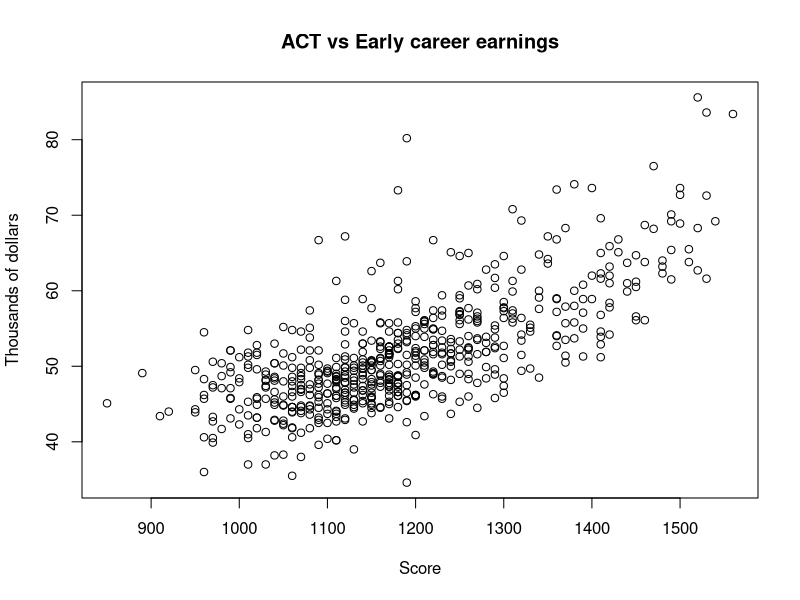
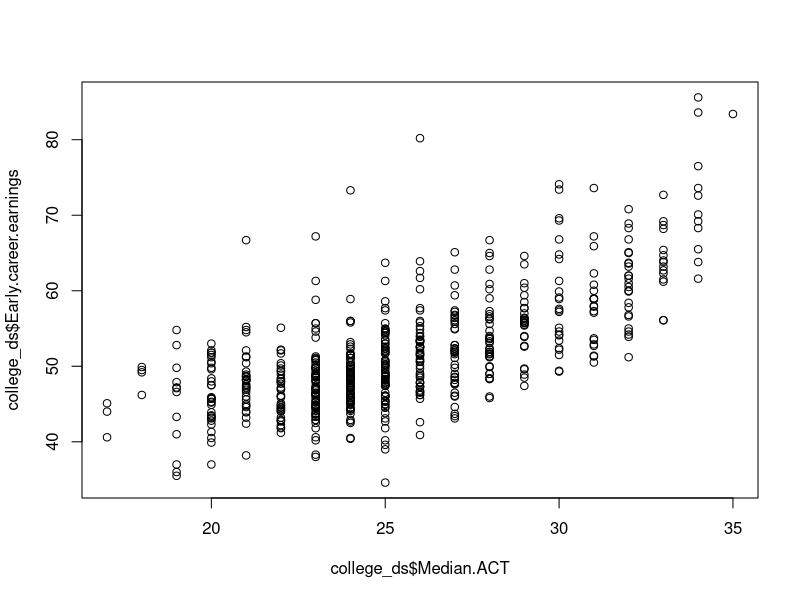
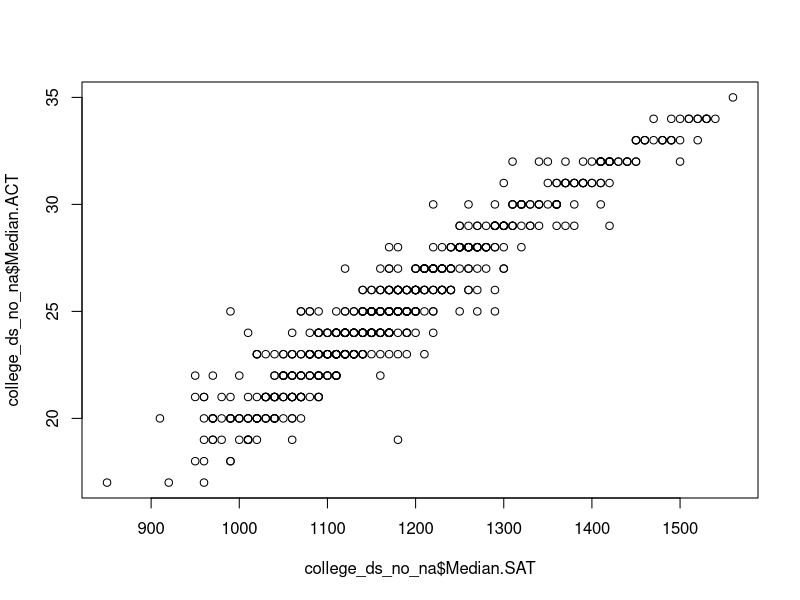
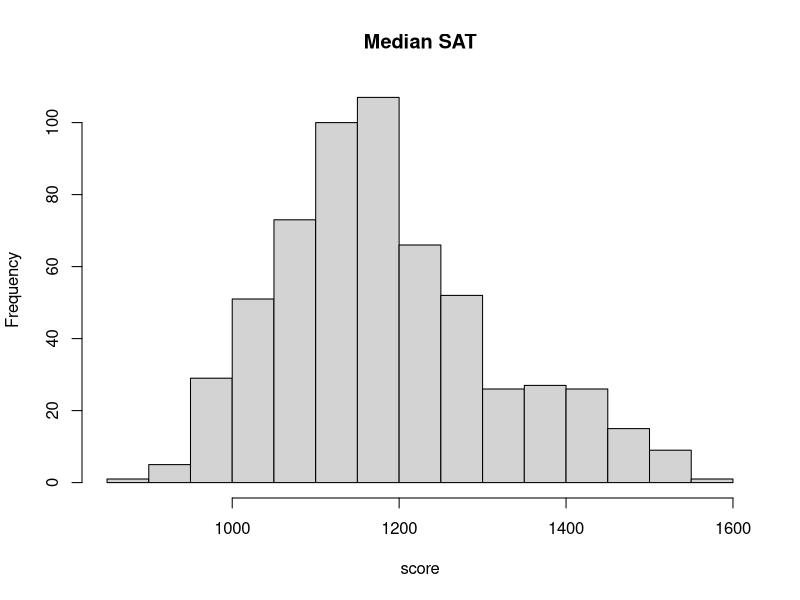
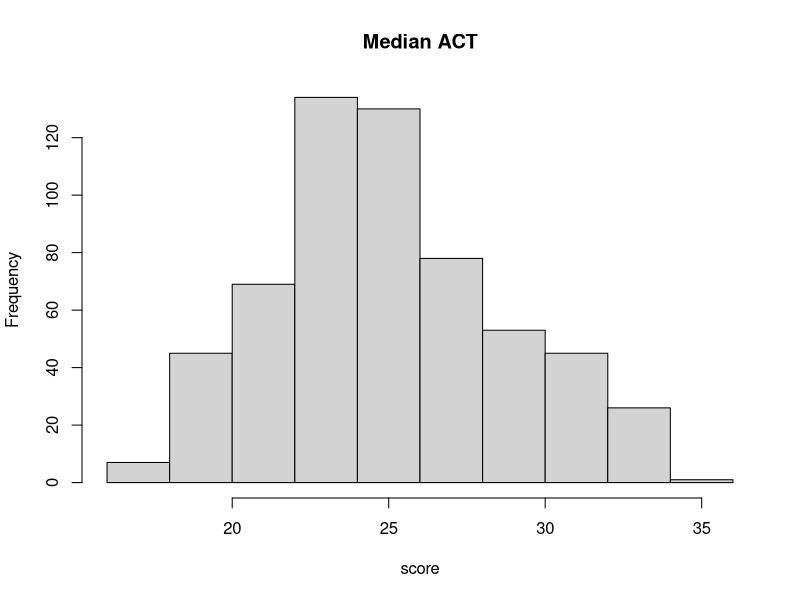
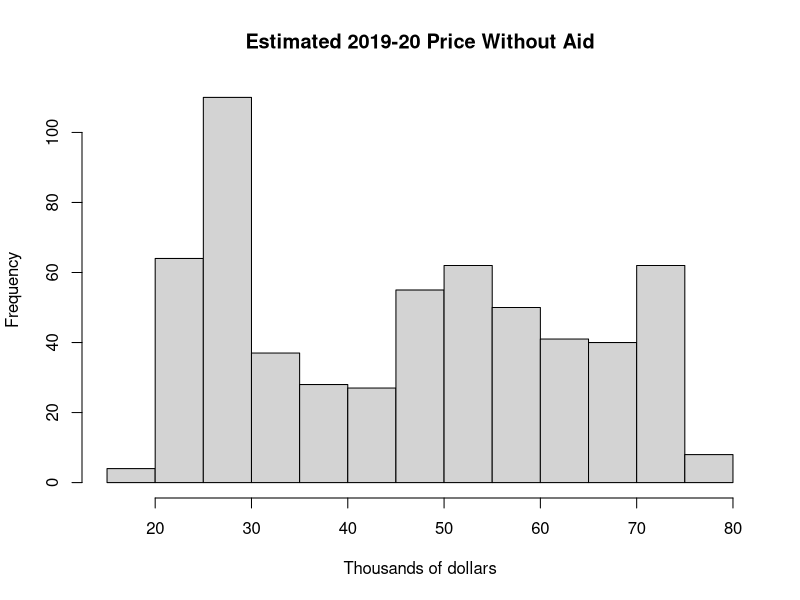
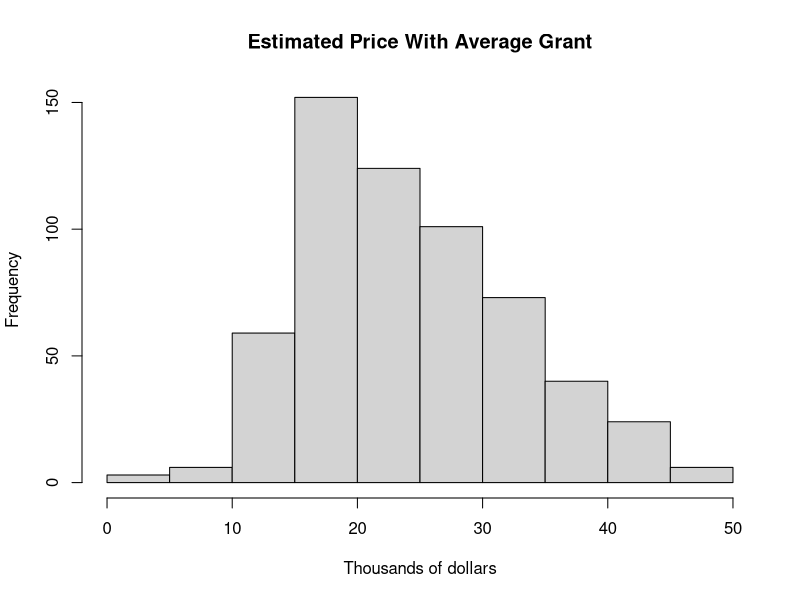
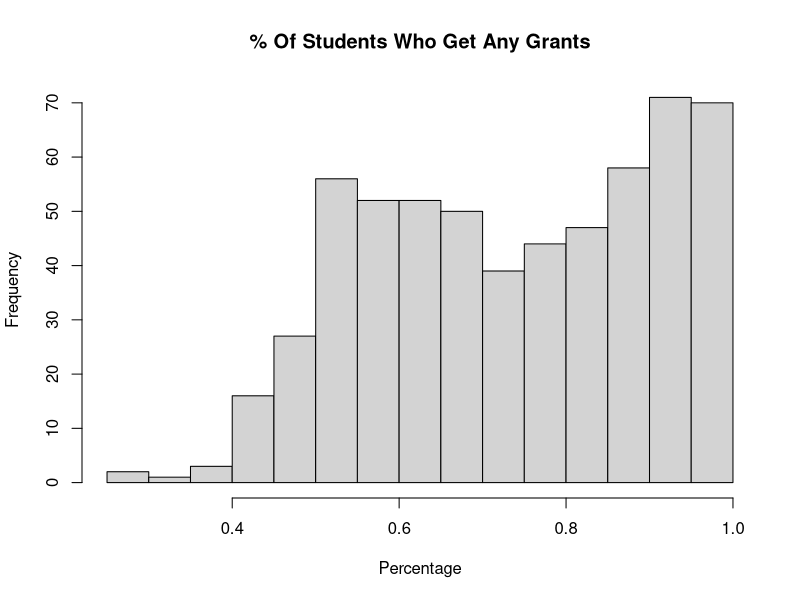

The R source for these figures, in order:
## ---- chunk 1
knitr::opts_chunk$set(echo = TRUE)
# This file is a sandbox. It should contain explorations with the dataset, along with useful comments for each exploration.
# It is important that each sanbox section should be documented of its purpose and methods, and should not spam the whole document (use filter, head, tail, etc.).
# The dataset of info on colleges listed
(college_ds = read.csv("project_data.csv"))
# Creating blocks with include=FALSE can make space to leave comments per section, like this one.
## ---- chunk 2
# See the dataset of the best and worst 10 rankings of colleges
head(college_ds, 10)
tail(college_ds, 10)
# Plot the dataset of median SAT and median ACT per college into the reported early career earnings in that college.
# SAT score has a much higher range than ACT, so the graph looks more "continuous"
plot(college_ds$Median.SAT, college_ds$Early.career.earnings, main = "ACT vs Early career earnings", xlab = "Score", ylab = "Thousands of dollars")
# ACT score has less range, so the graph looks "discrete"
plot(college_ds$Median.ACT, college_ds$Early.career.earnings)
## ---- chunk 3
college_ds_predict = subset(college_ds, !is.na(Median.SAT) | !is.na(Median.ACT))
## ---- chunk 4
# Get rows that have no NA, or only one of SAT, ACT is NA. Omit if both is NA.
college_ds_f = subset(college_ds, !is.na(Median.SAT) & !is.na(Median.ACT))
college_ds_predict = subset(college_ds, !is.na(Median.SAT) | !is.na(Median.ACT))
corr_c_ds_f = cor(college_ds_f$Median.ACT, college_ds_f$Early.career.earnings)
# college_ds_no_na = subset(college_ds, !(is.na(Median.SAT) & is.na(Median.ACT)))
# Omit the row where ANY column of (SAT, ACT) is NA.
college_ds_no_na = subset(college_ds, !is.na(Median.SAT) & !is.na(Median.ACT))
## ---- chunk 5
plot(college_ds_no_na$Median.SAT, college_ds_no_na$Median.ACT)
predict_ACT_lm = lm(college_ds_no_na$Median.ACT ~ college_ds_no_na$Median.SAT)
cor(college_ds_no_na$Median.ACT,college_ds_no_na$Median.SAT)
## ---- chunk 6
hist(college_ds_no_na$Median.SAT, main = "Median SAT", xlab = "score" )
hist(college_ds_no_na$Median.ACT, main = "Median ACT", xlab = "score")
hist(college_ds_no_na$Est..price.2019.20.without.aid, main = "Estimated 2019-20 Price Without Aid", xlab = "Thousands of dollars")
hist(college_ds_no_na$Est..price.2019.20.with.avg..grant, main = "Estimated Price With Average Grant", xlab = "Thousands of dollars")
hist(college_ds_no_na$X..of.students.who.get.any.grants, main = "% Of Students Who Get Any Grants",xlab = "Percentage")
hist(college_ds_no_na$Average.student.debt, main = "Average Student debt",xlab = "Thousands of dollars")
hist(college_ds_no_na$Early.career.earnings, main = "Early Career Earnings",xlab = "Thousands of dollars")

## ---- chunk 7
# find out if there is a strong, fair, or weak correlation between median SAT/ACT with early career earning. 
cor(college_ds_no_na$Median.SAT, college_ds_no_na$Early.career.earnings)
lg.SAT <- lm(college_ds_no_na$Median.SAT~college_ds_no_na$Early.career.earnings)
summary(lg.SAT)
cor(college_ds_no_na$Median.ACT, college_ds_no_na$Early.career.earnings)
lg.ACT <- lm(college_ds_no_na$Median.ACT~college_ds_no_na$Early.career.earnings)
summary(lg.ACT)
## ---- chunk 8
scatter.smooth(college_ds_no_na$Median.SAT, college_ds_no_na$Early.career.earnings,main = "SAT vs Early career earnings", xlab = "Score", ylab = "Thousands of dollars")
summary(college_ds_no_na$Median.SAT)
cor(college_ds_no_na$Median.SAT, college_ds_no_na$Early.career.earnings)
## ---- chunk 9
scatter.smooth(college_ds_no_na$Median.ACT, college_ds_no_na$Early.career.earnings,main = "ACT vs Early career earnings", xlab = "Score", ylab = "Thousands of dollars")
summary(college_ds_no_na$Median.ACT)
cor(college_ds_no_na$Median.ACT, college_ds_no_na$Early.career.earnings)
## ---- chunk 10
trans_est <- log(college_ds_no_na$Est..price.2019.20.without.aid)
trans_Ear <- log(college_ds_no_na$Early.career.earnings)
scatter.smooth(college_ds_no_na$Est..price.2019.20.without.aid, college_ds_no_na$Early.career.earnings,main = "Price 2019-20 without aid vs Early career earnings", xlab = "Price without aid (Thousands of dollars)", ylab = "Earnings (Thousands of dollars)")
summary(college_ds_no_na$Est..price.2019.20.without.aid)
cor(college_ds_no_na$Est..price.2019.20.without.aid,college_ds_no_na$Early.career.earnings)
## ---- chunk 11
scatter.smooth(college_ds_no_na$Est..price.2019.20.with.avg..grant, college_ds_no_na$Early.career.earnings,main = "Price 2019-20 with average grant vs Early career earnings", xlab = "Price 2019-20 with average grant (Thousands of dollars)", ylab = "Earnings (Thousands of dollars)")
cor(college_ds_no_na$Est..price.2019.20.with.avg..grant,college_ds_no_na$Early.career.earnings)
summary(college_ds_no_na$Est..price.2019.20.with.avg..grant)
## ---- chunk 12
scatter.smooth(college_ds_no_na$X..of.students.who.get.any.grants, college_ds_no_na$Early.career.earnings,main = "% Of students who get any grants vs Early career earnings", xlab = "Percentage", ylab = "Earnings (Thousands of dollars)")
cor(college_ds_no_na$X..of.students.who.get.any.grants,college_ds_no_na$Early.career.earnings)
summary(college_ds_no_na$X..of.students.who.get.any.grants)
## ---- chunk 13
scatter.smooth(college_ds_no_na$Average.student.debt, college_ds_no_na$Early.career.earnings,main = "Average student debt vs Early career earnings", xlab = "Average student debt (Thousands of dollars)", ylab = "Earnings (Thousands of dollars)")
cor(college_ds_no_na$Average.student.debt,college_ds_no_na$Early.career.earnings)
summary(college_ds_no_na$Average.student.debt)
